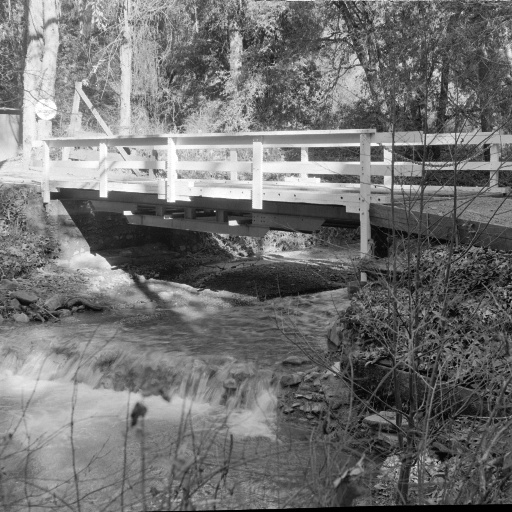
#> input picture Code/Images/bridge.tif, 512 x 512 px
$ python ex3.py
#> lines starting #> are read from the running program, lines starting #| are printed output that depends on the picture
import cv2
import numpy as np
import matplotlib.pyplot as plt

def sharpen_image(img):
    """Κλασικός πυρήνας όξυνσης (unsharp mask) """
    kernel = np.array([[0, -1, 0],
                       [-1, 5, -1],
                       [0, -1, 0]])
    return cv2.filter2D(img, -1, kernel)

def compute_mse(img1, img2):
    """Υπολογισμός Μέσου Τετραγωνικού Σφάλματος απο την αρχική και την φιλτραρισμένη εικόνα"""
    return np.mean((img1.astype(np.float32) - img2.astype(np.float32)) ** 2)

def plot_images(og, sharp):
    """Εμφάνιση των εικόνων"""
    plt.figure(figsize=(8, 4))
    plt.subplot(1, 2, 1)
    plt.title("Original")
    plt.imshow(og, cmap='gray')
    plt.axis('off')

    plt.subplot(1, 2, 2)
    plt.title("Sharpened")
    plt.imshow(sharp, cmap='gray')
    plt.axis('off')

    plt.tight_layout()
    plt.show()

def main():
    img_paths = [
        'Images/bridge.tif',
        'Images/im1.jpg',
        'Images/im2.jpg'
    ]
    res = {}
    i = 0
    # === Βρόχος για κάθε εικόνα ===
    for fname in img_paths:
        # === Φόρτωση εικόνας ===
        img = cv2.imread(fname)
#> img is the input picture: shape (512, 512, 3); min 0, max 255, mean 113.8
        # αν η εικόνα δεν βρέθηκε, συνεχίζουμε στην επόμενη
        if img is None:
            print(f"Δεν βρέθηκε η εικόνα {fname}")
            continue
        # Μετατροπή σε grayscale αν χρειάζεται
        img_gray = cv2.cvtColor(img, cv2.COLOR_BGR2GRAY)

        # Εφαρμογή όξυνσης με unsharp mask
        sharp = sharpen_image(img_gray)
#> in sharpen_image, `return cv2.filter2D(img, -1, kernel)`:
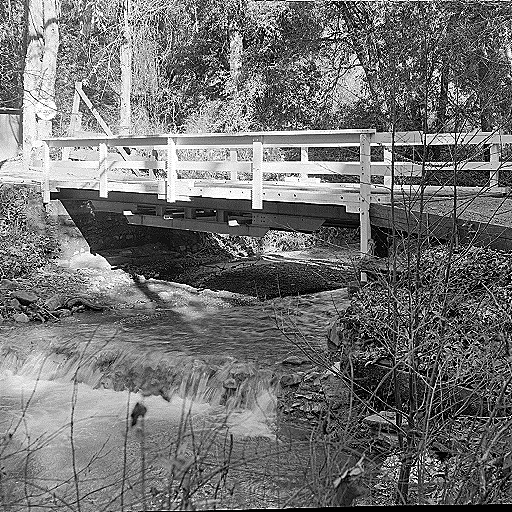
#> returned value: shape (512, 512); min 0, max 255, mean 114.5
        # Υπολογισμός MSE
        mse = compute_mse(img_gray, sharp)
#> mse = 1558.7

        # Εμφάνιση και αποθήκευση
        res[i] = f"{fname}: MSE = {mse:.2f}"
        # Εμφάνιση εικόνων
        plot_images(img_gray, sharp)
#> in plot_images, `plt.show()`:
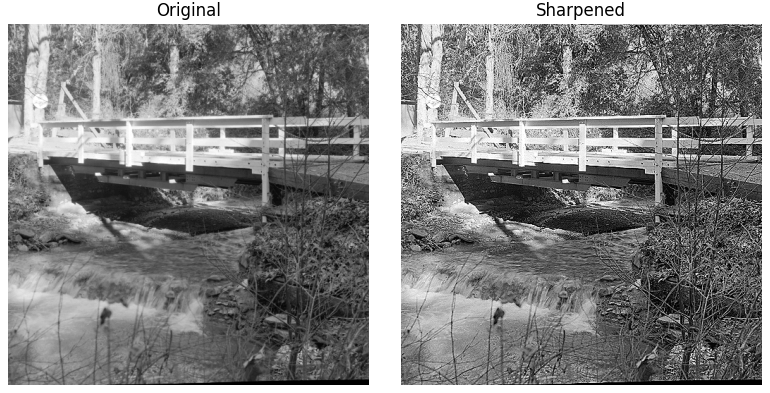
#> figure drawn by matplotlib, 2 panels
        i += 1
#> pass 2 of the loop in main, `for fname in img_paths:`:
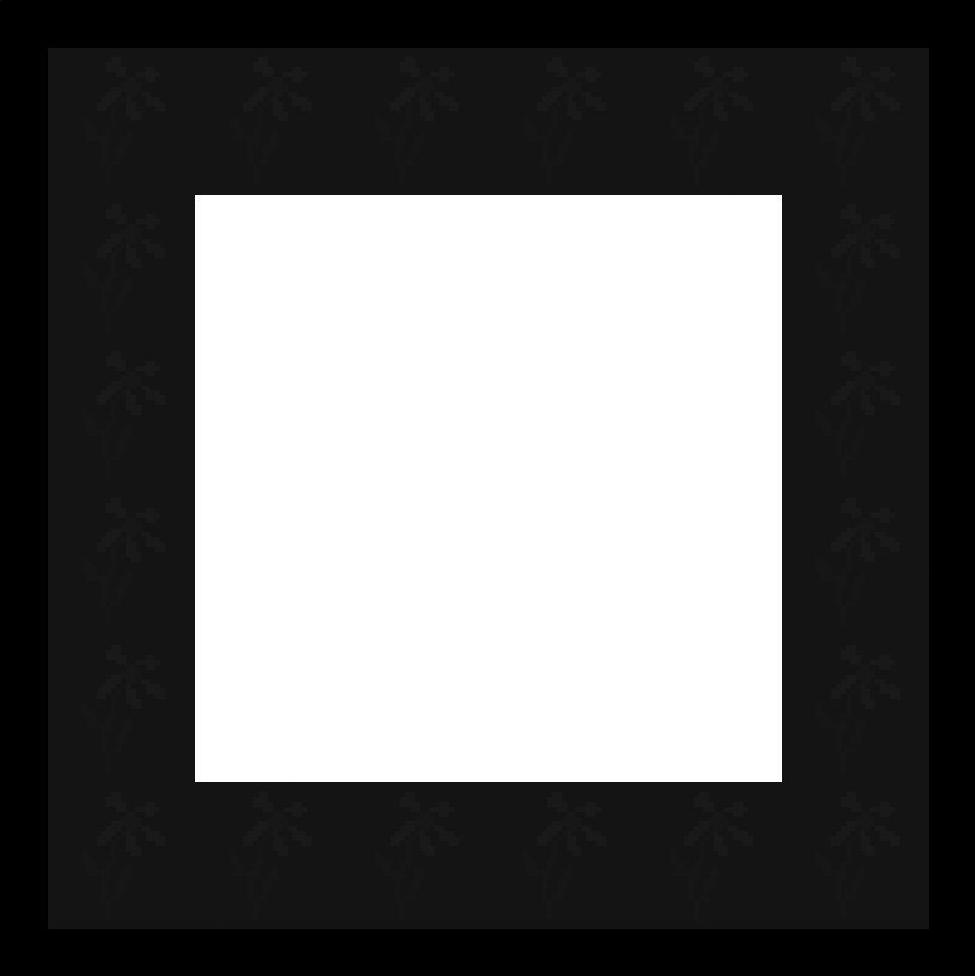
#> input picture Code/Images/im1.jpg, 975 x 976 px
#> in main, img is the input picture: shape (976, 975, 3); min 0, max 255, mean 101.6
#> img_gray: shape (976, 975)
#> mse = 3.32
#> in plot_images (call 2), `plt.show()`:
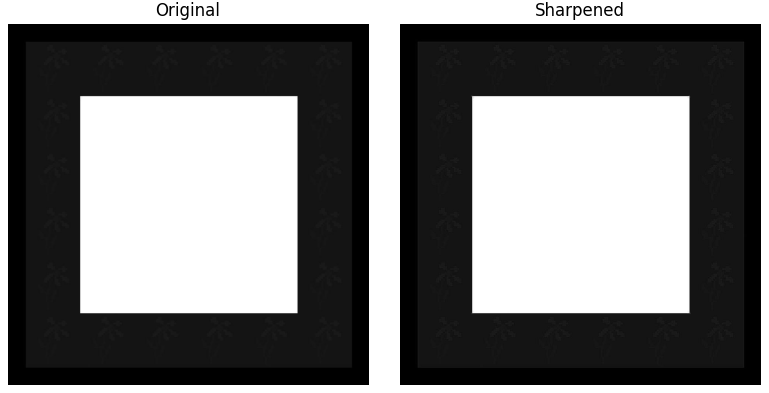
#> figure drawn by matplotlib, 2 panels
#> pass 3 of the loop in main, `for fname in img_paths:`:
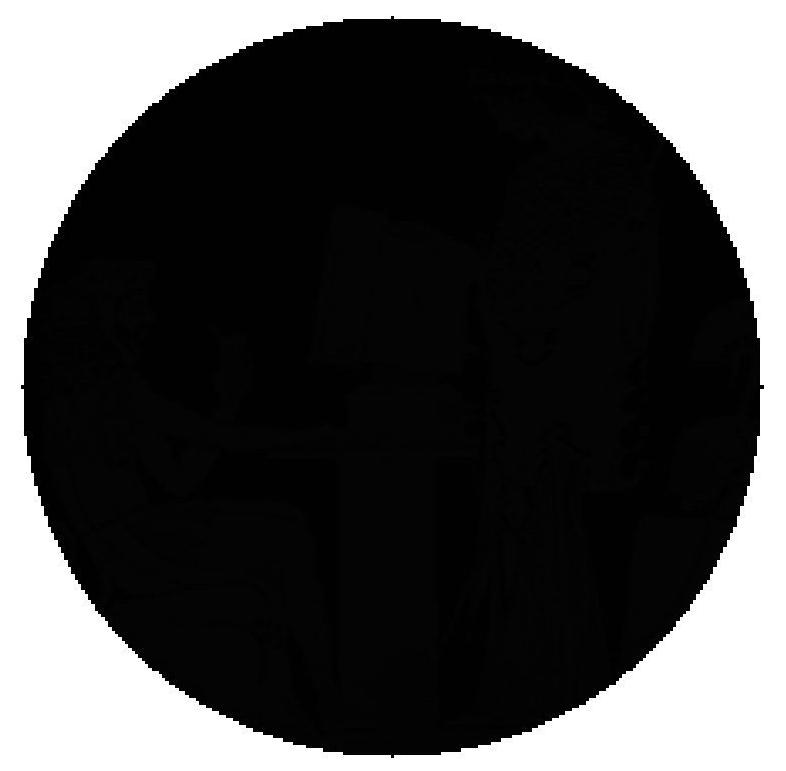
#> input picture Code/Images/im2.jpg, 786 x 771 px
#> in main, img is the input picture: shape (771, 786, 3); min 0, max 255, mean 76.1
#> img_gray: shape (771, 786)
#> mse = 17.77
#> in plot_images (call 3), `plt.show()`:
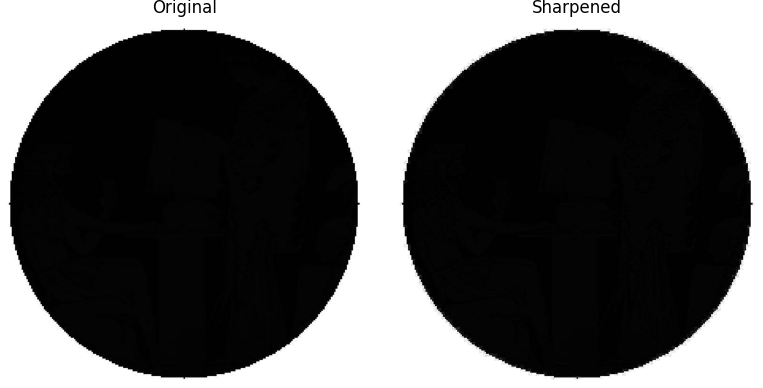
#> figure drawn by matplotlib, 2 panels
    # === Εμφάνιση αποτελεσμάτων ===
    for k in res:
        print(res[k])
#> this loop made 3 passes
#| Images/bridge.tif: MSE = 1558.73
#| Images/im1.jpg: MSE = 3.32
#| Images/im2.jpg: MSE = 17.77

if __name__ == "__main__":
    main()
